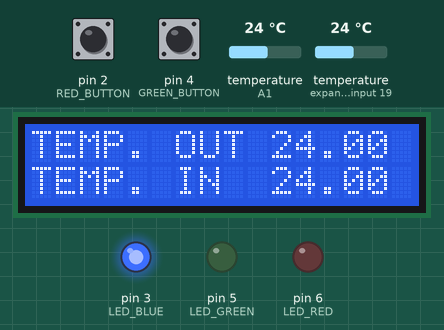
Recording of a sketch running on a simulated Arduino Uno, built with avr-gcc and run on an emulated ATmega328P. Parts: 16×2 character LCD, output pins drawn as LEDs (lit = HIGH). Dashed ring = blinking. The test bench sets the inputs (shaded band); at power-on: temperature (sensors on A1, expander input 19) 24 °C, pin 2 (RED_BUTTON) HIGH, pin 4 (GREEN_BUTTON) HIGH.

Above: at 1.2 s.
1.3 s: temperature (sensor on A1) set to 24.9 °C
At 2.4 s:
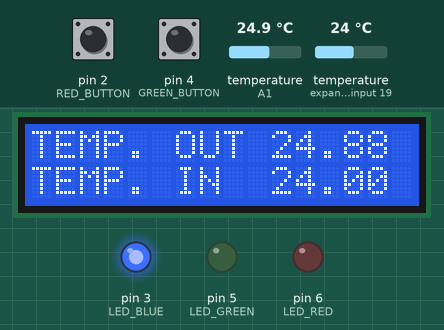
3.2 s: temperature (sensor on A1) set to 26 °C
At 5.2 s:
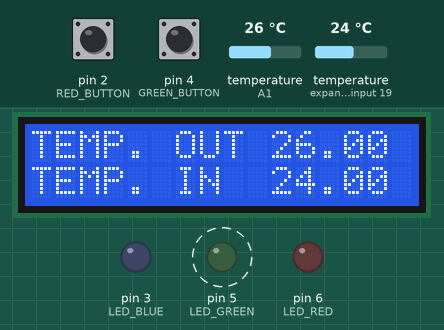
6.9 s: temperature (sensor on A1) set to 27.3 °C
At 8.4 s:
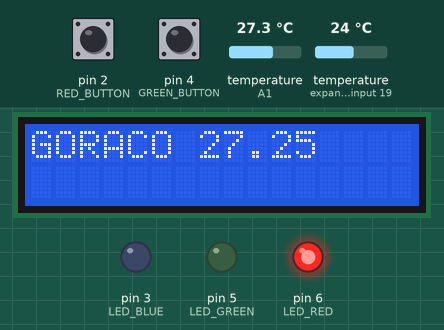
8.8 s: pin 2 (RED_BUTTON) pulled LOW for 1 s
At 9.4 s:
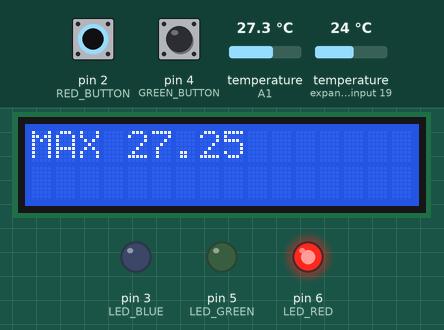
12.0 s: pin 4 (GREEN_BUTTON) pulled LOW for 1 s
At 12.7 s:
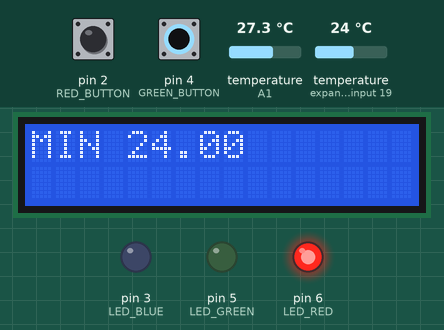
15.2 s: pin 4 (GREEN_BUTTON) pulled LOW for 3.2 s
Timing chart, 0 to 18.2 s (numbered marks = the images above; inputs shaded):
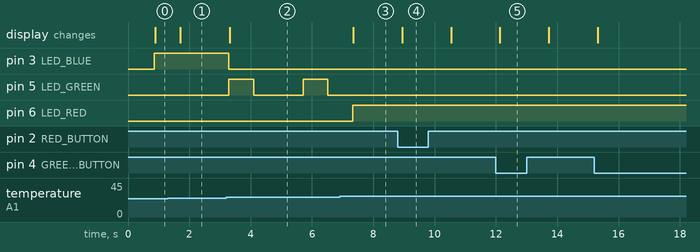

Measured:
- the behaviour switches between 25.4 and 25.5 °C on temperature (sensor on A1) (found by bisection; images 1 and 2)
- the behaviour switches between 26.9 and 27 °C on temperature (sensor on A1) (found by bisection; images 2 and 3)
- after the input at 1.3 s, the display: changes after 0.40 s (image 1)
- after the input at 3.2 s, pin 3 (LED_BLUE): HIGH → LOW after 0.09 s; pin 5 (LED_GREEN): alternates HIGH for 0.81 s and LOW for 1.6 s, starting after 0.09 s; the display: changes after 0.12 s (image 2)
- after the input at 6.9 s, pin 5 (LED_GREEN): stays LOW (without the input it goes to HIGH after 1.2 s); pin 6 (LED_RED): LOW → HIGH after 0.43 s; the display: changes after 0.45 s (image 3)
- after the input at 8.8 s, the display: changes after 0.14 s (image 4)
- after the input at 12.0 s, the display: changes after 0.13 s (image 5)

The sketch:

ex01.ino
```cpp
#include <Wire.h>
#include <LiquidCrystal_I2C.h>
#include <OneWire.h>
#include <DallasTemperature.h>
#include "LedBlinker.h"

#define RED_BUTTON 2
#define GREEN_BUTTON 4

#define LED_RED 6
#define LED_GREEN 5
#define LED_BLUE 3

LedBlinker Blinker;

LiquidCrystal_I2C lcd(0x27, 16, 2);

OneWire oneWire(A1);
DallasTemperature tempSensors(&oneWire);

float minTemperature = 32767;
float maxTemperature = -32768;

void initLed(){
    pinMode(LED_RED, OUTPUT);
    pinMode(LED_GREEN, OUTPUT);
    pinMode(LED_BLUE, OUTPUT);
    Blinker.init(LED_GREEN, 500, 1000);
    turnOffLed();
}

void turnOffLed(){
    digitalWrite(LED_RED, LOW);
    digitalWrite(LED_GREEN, LOW);
    digitalWrite(LED_BLUE, LOW);
}

void initButtons(){
    pinMode(RED_BUTTON, INPUT_PULLUP);
    pinMode(GREEN_BUTTON, INPUT_PULLUP);
}

void initLCD(){
    lcd.init();
    lcd.backlight();
    lcd.clear();
}

void printLCD(float tempIn, float tempOut){
    char buffer[40];
    lcd.clear();

    sprintf(buffer, "TEMP. OUT%6s", String(tempOut, 2).c_str());
    lcd.setCursor(0, 0);
    lcd.print(buffer);

    sprintf(buffer, "TEMP. IN%7s", String(tempIn, 2).c_str());
    lcd.setCursor(0, 1);
    lcd.print(buffer);


}

void printMAX(float tempMax){
    char buffer[40];
    sprintf(buffer, "MAX%6s", String(tempMax, 2).c_str());
    lcd.clear();
    lcd.setCursor(0, 0);
    lcd.print(buffer);
}

void printMIN(float tempMin){
    char buffer[40];
    sprintf(buffer, "MIN%6s", String(tempMin, 2).c_str());
    lcd.clear();
    lcd.setCursor(0, 0);
    lcd.print(buffer);
}

void printWarning(float tempOut){
    char buffer[40];
    sprintf(buffer, "GORACO%6s", String(tempOut, 2).c_str());
    lcd.clear();
    lcd.setCursor(0, 0);
    lcd.print(buffer);
}

void actionBasedOnTemperature(float current){
    if(current < 25.5){
        digitalWrite(LED_RED, LOW);
        digitalWrite(LED_GREEN, LOW);
        digitalWrite(LED_BLUE, HIGH);
    }else if(current < 27 && current >= 25.5){
        digitalWrite(LED_RED, LOW);
        digitalWrite(LED_GREEN, LOW);
        digitalWrite(LED_BLUE, LOW);
        Blinker.runMeInLoop();
    }else if(current >= 27){
        digitalWrite(LED_RED, HIGH);
        digitalWrite(LED_GREEN, LOW);
        digitalWrite(LED_BLUE, LOW);
        printWarning(current);
    }else {
        digitalWrite(LED_RED, LOW);
        digitalWrite(LED_GREEN, LOW);
        digitalWrite(LED_BLUE, LOW);
    }
}

void setup(){
    tempSensors.begin();
    initLCD();
    initLed();
    initButtons();
}

void loop(){
    tempSensors.requestTemperatures();
    float tempIn = tempSensors.getTempCByIndex(1);
    float tempOut = tempSensors.getTempCByIndex(0);

    minTemperature = min(minTemperature, tempOut);
    maxTemperature = max(maxTemperature, tempOut);

    actionBasedOnTemperature(tempOut);

    if(digitalRead(GREEN_BUTTON) == LOW){
        printMIN(minTemperature);
    }else if(digitalRead(RED_BUTTON) == LOW){
        printMAX(maxTemperature);
    }else if(tempOut < 27) {
        printLCD(tempIn, tempOut);
    }


}
```

LedBlinker.cpp
```cpp
#include "LedBlinker.h"

void LedBlinker::init(byte led, Time onPeriod, Time offPeriod)
{
    led_ = led;
    onPeriod_ = onPeriod;
    offPeriod_ = offPeriod;
    lastChangeTime_ = 0;
    ledState_ = LOW;
    pinMode(led, OUTPUT);
    digitalWrite(led, LOW);
}

void LedBlinker::runMeInLoop()
{
    Time time = millis();
    if (ledState_ == LOW)
    {
        if (time >= lastChangeTime_ + offPeriod_)
        {
            ledState_ = HIGH;
            digitalWrite(led_, HIGH);
            lastChangeTime_ = time;
        }
    }
    else
    {
        if (time >= lastChangeTime_ + onPeriod_)
        {
            ledState_ = LOW;
            digitalWrite(led_, LOW);
            lastChangeTime_ = time;
        }
    }
}
```

LedBlinker.h
```cpp
#ifndef LEDBLINKER_H_
#define LEDBLINKER_H_

#include "Arduino.h"

typedef unsigned long Time;

class LedBlinker
{
public:
    void init(byte led, Time onPeriod, Time offPeriod);
    void runMeInLoop();

private:
    byte led_;
    Time onPeriod_;
    Time offPeriod_;
    Time lastChangeTime_;
    byte ledState_;
};

#endif
```
